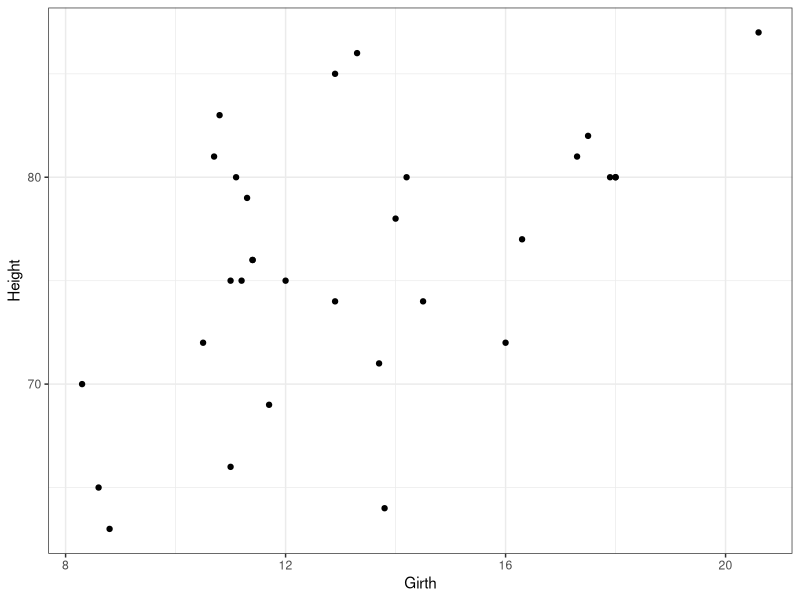
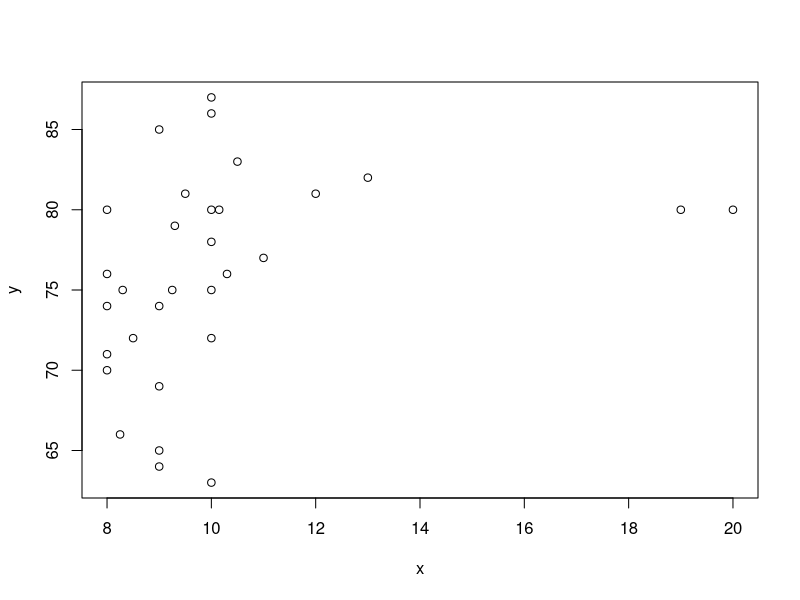
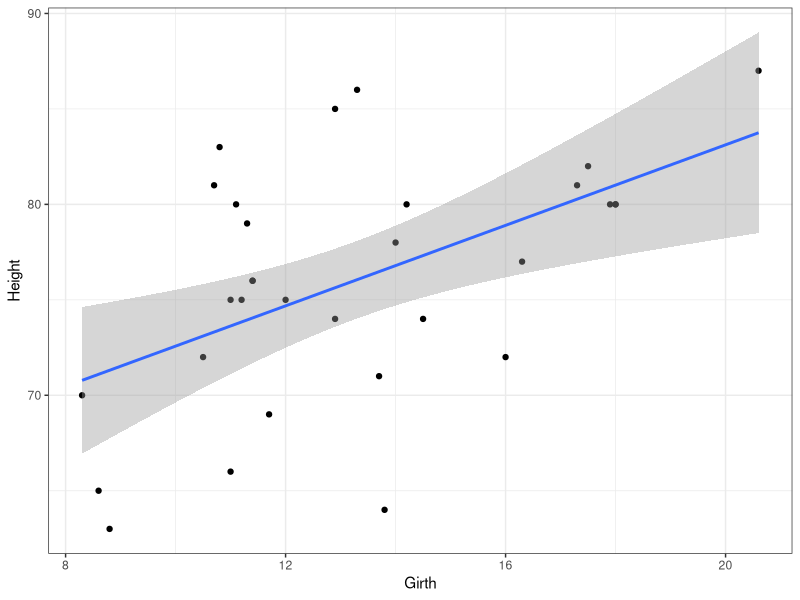
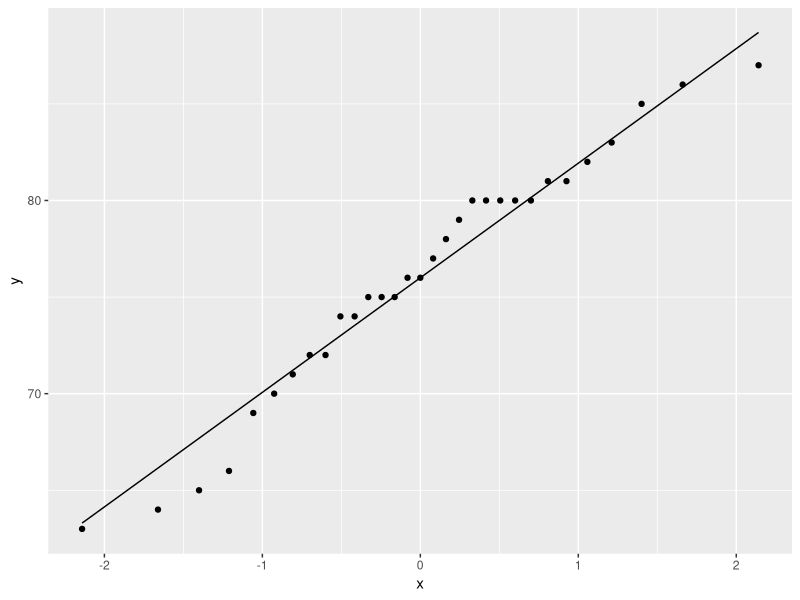
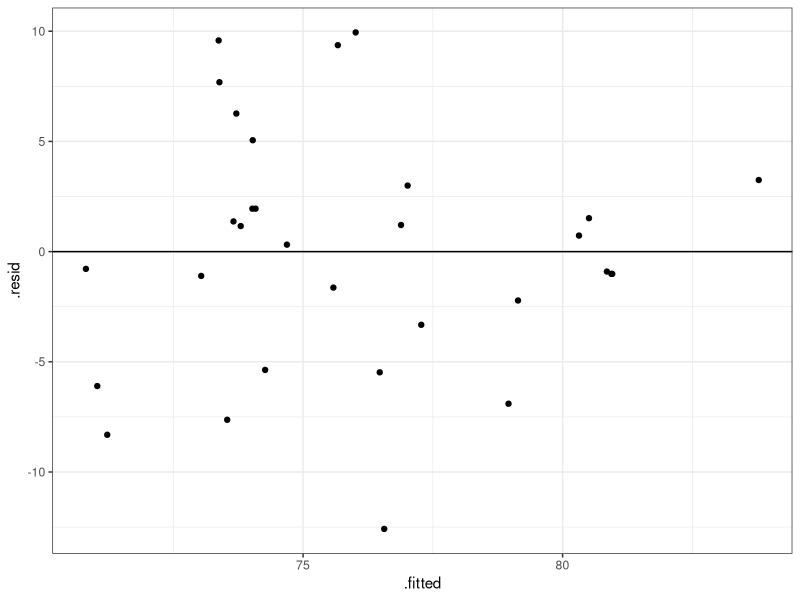

These charts were generated, in order, by the following R code:
## ---- chunk 1
knitr::opts_chunk$set(echo = TRUE)
library(dplyr)
library(ggplot2)
data("trees")
## ---- chunk 2
names(trees)
dim(trees)
head(trees)
## ---- chunk 3
ggplot(trees,
       aes(x = Girth,
           y = Height)) +
  geom_point() +
  theme_bw()
## ---- chunk 4
y = trees$Height
x = c(8, 9, 10,
      8.5, 9.5, 10.5,
      8.25, 9.25, 10.15,
      8.3, 9.3, 10.3,
      8, 9, 10,
      8, 9, 10,
      8, 9, 10,
      8, 9, 10,
      11, 12, 13,
      10, 20, 19, 10)

plot(y~x)
## ---- chunk 5
ggplot(trees,
       aes(x = Girth,
           y = Height)) +
  geom_point() +
  geom_smooth(method = "lm") +
  theme_bw()
## ---- chunk 6
ggplot(trees,
       aes(sample = Height)) +
  stat_qq()+
  stat_qq_line()
## ---- chunk 7
tree_lm <- lm(Height ~ Girth, data = trees)
## ---- chunk 8
ggplot(tree_lm,
       aes(x = .fitted, y = .resid)) +
    geom_point(
      position = position_jitter(
        width = 0.1,
        height = 0)) +
    geom_hline(yintercept = 0) +
  theme_bw()
## ---- chunk 9
anova(tree_lm)
## ---- chunk 10
summary(tree_lm)
## ---- chunk 11
62.03 + 1.05 * 19.75
## ---- chunk 12
(76 - 62.03) / 1.05
